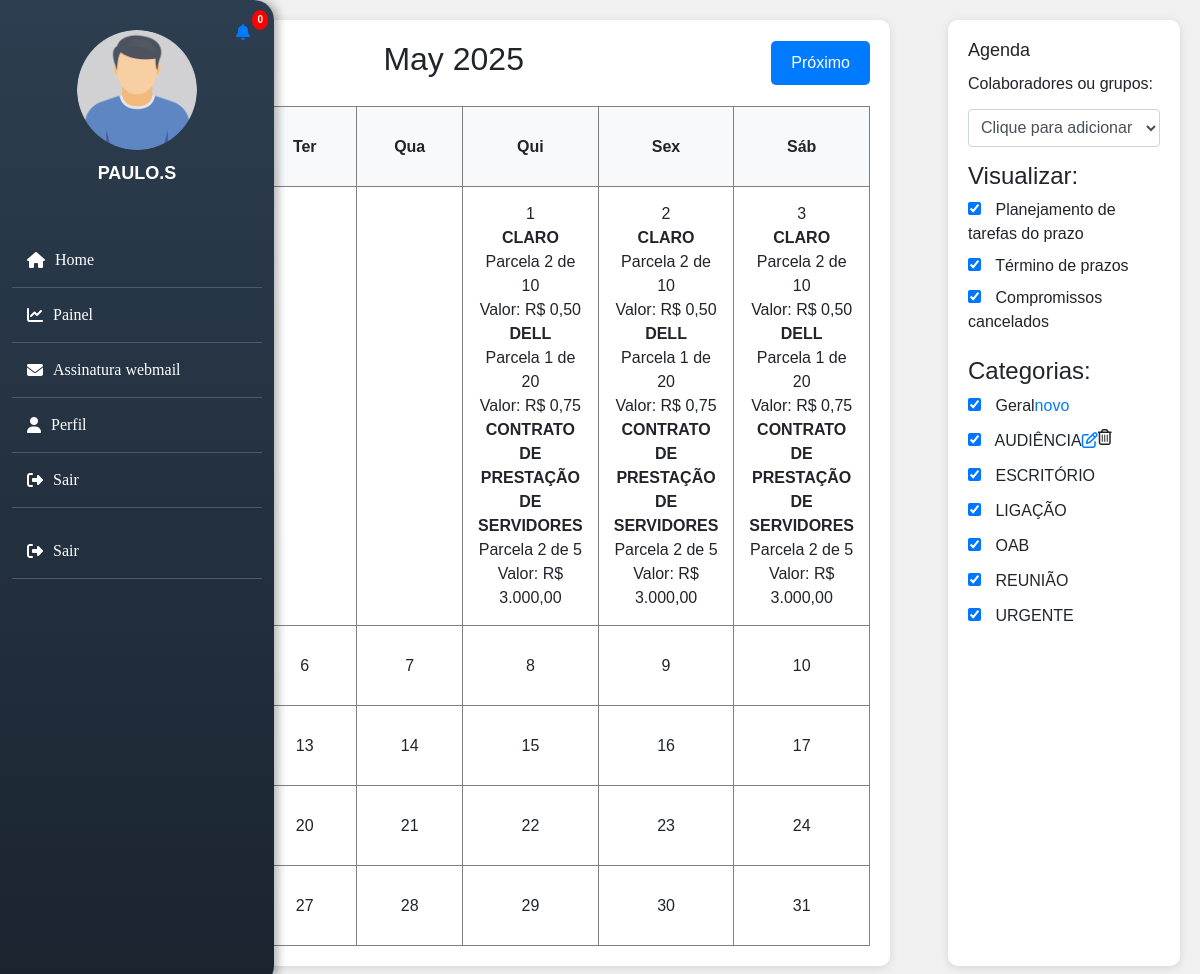
/calendar.php?month=5&year=2025 (signed in), run on an earlier commit of the app's database.
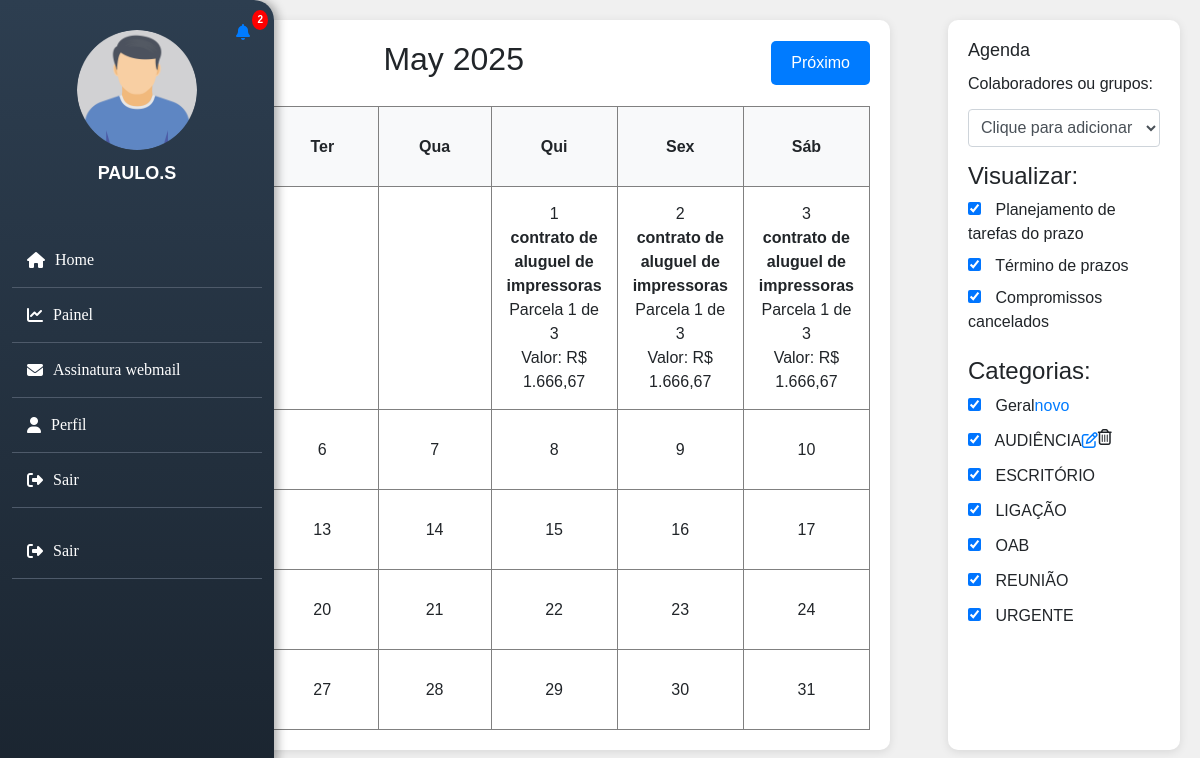
And on a later commit of the database.
### tables this page shows
CREATE TABLE `gestao_contratos` (
  `id` int(11) NOT NULL,
  `titulo` varchar(255) NOT NULL,
  `SEI` varchar(50) NOT NULL,
  `objeto` text NOT NULL,
  `gestor` varchar(255) NOT NULL,
  `gestorsb` varchar(255) NOT NULL,
  `fiscais` varchar(255) NOT NULL,
  `validade` date NOT NULL,
  `contatos` varchar(255) NOT NULL,
  `valor_contrato` decimal(15,2) NOT NULL,
  `valor_aditivo` decimal(15,2) DEFAULT NULL,
  `num_parcelas` int(11) DEFAULT NULL,
  `descricao` text NOT NULL,
  `situacao` enum('Ativo','Inativo','Encerrado') NOT NULL DEFAULT 'Ativo',
  `data_cadastro` timestamp NOT NULL DEFAULT current_timestamp()
);

### calendar.php (the view, shortened to what this page needs)
<?php
$currentMonth = isset($_GET['month']) ? $_GET['month'] : date("m");
$currentYear = isset($_GET['year']) ? $_GET['year'] : date("Y");
function gerarCalendario($month, $year, $pdo) {
    $daysInMonth = cal_days_in_month(CAL_GREGORIAN, $month, $year);
    $firstDayOfMonth = strtotime("$year-$month-01");
    $firstDayWeekday = date("w", $firstDayOfMonth);
    $calendar = '<table class="calendar-table" border="1">';
    $calendar .= '<tr>';
    $calendar .= '<th>Dom</th><th>Seg</th><th>Ter</th><th>Qua</th><th>Qui</th><th>Sex</th><th>Sáb</th>';
    $calendar .= '</tr><tr>';
    for ($i = 0; $i < $firstDayWeekday; $i++) {
        $calendar .= '<td></td>';
    }
    $day = 1;
    for ($i = $firstDayWeekday; $i < 7; $i++) {
        $calendar .= '<td>';
        $calendar .= "<span class='day-number'>$day</span>";
        $sql_parcelas = "SELECT titulo, valor_contrato AS valor, validade, num_parcelas FROM gestao_contratos
                         WHERE MONTH(validade) <= :mes AND YEAR(validade) <= :ano
                         AND num_parcelas > 0";
        $stmt_parcelas = $pdo->prepare($sql_parcelas);
        $stmt_parcelas->bindParam(':mes', $month);
        $stmt_parcelas->bindParam(':ano', $year);
        $stmt_parcelas->execute();
        $contratos = $stmt_parcelas->fetchAll(PDO::FETCH_ASSOC);
        foreach ($contratos as $contrato) {
            $validade = strtotime($contrato['validade']);
            $startMonth = date('m', $validade);
            $startYear = date('Y', $validade);
            $parcelamentoMes = (($year - $startYear) * 12) + ($month - $startMonth);
            if ($parcelamentoMes >= 0 && $parcelamentoMes < $contrato['num_parcelas']) {
                $parcelValue = $contrato['valor'] / $contrato['num_parcelas'];
                $calendar .= "<br><strong>" . $contrato['titulo'] . "</strong><br>Parcela $parcelamentoMes de " . $contrato['num_parcelas'] . "<br>Valor: R$ " . number_format($parcelValue, 2, ',', '.');
            }
        }
        $calendar .= '</td>';
        $day++;
    }
    $calendar .= '</tr>';
    while ($day <= $daysInMonth) {
        $calendar .= '<tr>';
        for ($i = 0; $i < 7; $i++) {
            if ($day <= $daysInMonth) {
                $calendar .= "<td><span class='day-number'>$day</span></td>";
                $day++;
            } else {
                $calendar .= '<td></td>';
            }
        }
        $calendar .= '</tr>';
    }
    $calendar .= '</table>';
    return $calendar;
}
function generateNavigation($currentMonth, $currentYear) {
    $previousMonth = $currentMonth == 1 ? 12 : $currentMonth - 1;
    $previousYear = $currentMonth == 1 ? $currentYear - 1 : $currentYear;
    $nextMonth = $currentMonth == 12 ? 1 : $currentMonth + 1;
    $nextYear = $currentMonth == 12 ? $currentYear + 1 : $currentYear;
    $prevMonthLink = "?month=$previousMonth&year=$previousYear";
    $nextMonthLink = "?month=$nextMonth&year=$nextYear";
    return [
        'prevMonthLink' => $prevMonthLink,
        'nextMonthLink' => $nextMonthLink
    ];
}
$navigation = generateNavigation($currentMonth, $currentYear);
include 'header.php';
?>
<!DOCTYPE html>
<html lang="pt-br">
<head>
    <link rel="stylesheet" href="https://cdnjs.cloudflare.com/ajax/libs/font-awesome/6.6.0/css/all.min.css">
    <link rel="stylesheet" href="./src/contratos/style/calendar.css">
</head>
<body>
<div class="calendar-container">
    <div class="calendar">
        <div class="calendar-header">
            <button id="prev-month" onclick="window.location.href='<?= $navigation['prevMonthLink'] ?>'">Anterior</button>
            <h2 id="month-year"><?= date("F Y", strtotime("$currentYear-$currentMonth-01")) ?></h2>
            <button id="next-month" onclick="window.location.href='<?= $navigation['nextMonthLink'] ?>'">Próximo</button>
        </div>
        <?= gerarCalendario($currentMonth, $currentYear, $pdo); ?>
    </div>
    <div class="sidebar">
        <h3>Agenda</h3>
        <div class="form-group">
            <label for="collaborators">Colaboradores ou grupos:</label>
            <select id="collaborators" class="form-control">
                <option value="">Clique para adicionar</option>
            </select>
        </div>
        <div class="form-group">
            <h4>Visualizar:</h4>
            <label>
                <input type="checkbox" id="task-planning" checked> Planejamento de tarefas do prazo
            </label><br>
            <label>
                <input type="checkbox" id="deadline-terms" checked> Término de prazos
            </label><br>
            <label>
                <input type="checkbox" id="canceled-commitments" checked> Compromissos cancelados
            </label><br>
        </div>
        <div class="form-group">
            <h4>Categorias:</h4>
            <div class="novo">
                <label>
                    <input type="checkbox" class="category" id="category-geral" checked> Geral
                </label><br>
                <a href="">novo</a>
            </div>
            <div class="novo">
                <label>
                    <input type="checkbox" class="category" id="category-audiencia" checked> AUDIÊNCIA
                </label><br>
                <a href=""><i class="fa-regular fa-pen-to-square"></i></a>
                <i class="fa-regular fa-trash-can"></i>
            </div>
            <div class="novo">
                <label>
                    <input type="checkbox" class="category" id="category-escritorio" checked> ESCRITÓRIO
                </label><br>
            </div>
            <label>
                <input type="checkbox" class="category" id="category-ligacao" checked> LIGAÇÃO
            </label><br>
            <label>
                <input type="checkbox" class="category" id="category-oab" checked> OAB
            </label><br>
            <label>
                <input type="checkbox" class="category" id="category-reuniao" checked> REUNIÃO
            </label><br>
            <label>
                <input type="checkbox" class="category" id="category-urgente" checked> URGENTE
            </label><br>
        </div>
    </div>
</div>
</body>
</html>

### header.php (shortened to what this page needs)
<?php
require_once 'bancoo.php';
try {
    $username = $_SESSION['username'];
    $setor = $_SESSION['setor'];
    $fotoBasePath = 'uploads/';
    $query = $pdo->prepare("SELECT foto FROM usuario WHERE username = :username");
    $query->bindParam(':username', $username, PDO::PARAM_STR);
    $query->execute();
    $result = $query->fetch(PDO::FETCH_ASSOC);
    $foto = (!empty($result['foto']) && file_exists($fotoBasePath . $result['foto']))
        ? $fotoBasePath . $result['foto']
        : $fotoBasePath . 'man.png';
    $menuItens = [];
    switch ($setor) {
            case 'financeiro':
                $menuItens = [
                    ['link' => 'homefinanceiro.php', 'nome' => 'Home', 'icon' => 'home'],
                    ['link' => 'painelfinanceiro.php', 'nome' => 'Painel', 'icon' => 'chart-line'],
                    ['link' => 'rh.php', 'nome' => 'Assinatura webmail', 'icon' => 'envelope'],
                    ['link' => 'perfil.php', 'nome' => 'Perfil', 'icon' => 'user'],
                    ['link' => 'sair.php', 'nome' => 'Sair', 'icon' => 'sign-out-alt'],
                ];
                break;
    }
} catch (PDOException $e) {
    die("Erro ao acessar as informações do usuário: " . $e->getMessage());
}
?>
<?php
$setor = $_SESSION['setor'];
$host = 'localhost';
$dbname = 'gm_sicbd';
$user = 'root';
$password = '';
try {
    $pdo = new PDO("mysql:host=$host;dbname=$dbname", $user, $password);
    $pdo->setAttribute(PDO::ATTR_ERRMODE, PDO::ERRMODE_EXCEPTION);
    if ($setor == 'administrador') {
        $query = "SELECT id, mensagem FROM notificacoes WHERE situacao = 'nao lida' ORDER BY data_criacao DESC";
        $stmt = $pdo->query($query);
        $notifications = $stmt->fetchAll(PDO::FETCH_ASSOC);
        $unreadCount = count($notifications);
    } elseif ($setor == 'estoque') {
        $query = "SELECT id, mensagem FROM notificacoes WHERE situacao = 'nao lida' AND (setor = 'estoque' OR setor = 'administrador') ORDER BY data_criacao DESC";
        $stmt = $pdo->query($query);
        $notifications = $stmt->fetchAll(PDO::FETCH_ASSOC);
        $unreadCount = count($notifications);
    } elseif ($setor == 'contratos') {
        $query = "SELECT id, mensagem FROM notificacoes WHERE situacao = 'nao lida' AND (setor = 'contratos' OR setor = 'administrador') ORDER BY data_criacao DESC";
        $stmt = $pdo->query($query);
        $notifications = $stmt->fetchAll(PDO::FETCH_ASSOC);
        $unreadCount = count($notifications);
    } elseif ($setor == 'financeiro') {
        $query = "SELECT id, mensagem FROM notificacoes WHERE situacao = 'nao lida' AND (setor = 'financeiro' OR setor = 'administrador') ORDER BY data_criacao DESC";
        $stmt = $pdo->query($query);
        $notifications = $stmt->fetchAll(PDO::FETCH_ASSOC);
        $unreadCount = count($notifications);
    } else {
        $unreadCount = 0;
        $notifications = [];
    }
} catch (PDOException $e) {
    echo "Erro ao conectar ao banco de dados: " . $e->getMessage();
}
?>
<!DOCTYPE html>
<html lang="pt-br">
<head>
    <link rel="stylesheet" href="src/style/lateral-menu.css">
    <link rel="stylesheet" href="https://stackpath.bootstrapcdn.com/bootstrap/4.5.2/css/bootstrap.min.css">
    <link rel="stylesheet" href="https://cdnjs.cloudflare.com/ajax/libs/font-awesome/5.15.3/css/all.min.css">
</head>
<body>
    <div class="wrapper">
        <nav id="sidebar" class="active">
            <li class="nav-item">
    <a class="nav-link" href="#" id="notificacaoLink" data-toggle="dropdown" aria-haspopup="true" aria-expanded="false">
        <i class="fa fa-bell"></i>
        <span class="badge badge-danger" id="notificationCount"><?= $unreadCount ?></span>
    </a>
</li>
            <div class="profile-section">
                <a href="#" data-toggle="modal" data-target="#perfilModal">
                    <img src="<?= htmlspecialchars(!empty($foto) ? $foto : '/default.png') ?>" alt="Perfil" class="rounded-circle">
                    <p><?= htmlspecialchars($username) ?></p>
                </a>
            </div>
            <ul class="list-unstyled components">
                <?php foreach ($menuItens as $item): ?>
                    <li>
                        <a href="<?= htmlspecialchars($item['link']) ?>">
                            <i class="fa fa-<?= htmlspecialchars($item['icon']) ?>"></i>
                            <span class="menu-text"><?= htmlspecialchars($item['nome']) ?></span>
                        </a>
                    </li>
                <?php endforeach; ?>
            </ul>
            <ul class="list-unstyled components">
                <li class="exit-btn">
                    <a href="sair.php" class="exit-btn-link">
                        <i class="fa fa-sign-out-alt exit-icon"></i>
                        <span>Sair</span>
                    </a>
                </li>
            </ul>
        </nav>
    </div>
</body>
</html>

### src/style/lateral-menu.css (style rules this page uses)
#sidebar { background: linear-gradient(180deg, #2d3e50, #1a242f); color: white; padding: 30px 12px; position: fixed; height: 100%; top: 0; left: 0; box-shadow: 4px 0 10px rgba(0, 0, 0, 0.3); display: flex; flex-direction: column; align-items: center; z-index: 1000; border-radius: 0px 20px 20px 0px; transition: width 0.5s ease, transform 0.3s ease-in-out; }
.nav-item { position: absolute; left: 220px; top: 13px; }
#sidebar .badge { position: absolute; top: -3px; right: -2px; background-color: #ff0000; color: white; padding: 5px; border-radius: 50%; font-size: 10px; z-index: 1060; }
#sidebar .profile-section, #sidebar .menu-item { width: 100%; text-align: center; overflow: hidden; white-space: normal; text-overflow: ellipsis; }
#sidebar .profile-section { margin-bottom: 30px; }
#sidebar .profile-section img { width: 120px; height: 120px; border-radius: 50%; margin-bottom: 10px; object-fit: cover; }
#sidebar .profile-section p { font-size: 18px; font-weight: bold; color: white; }
#sidebar .profile-section a { text-decoration: none; }
.list-unstyled { width: 250px; padding-left: 0; list-style: none; font-family: cursive; }
#sidebar .components li { padding: 10px; border-bottom: 1px solid #4e5a6a; transition: background-color 0.3s ease, padding-left 0.3s ease; }
#sidebar .components li a { color: white; text-decoration: none; display: flex; align-items: center; padding: 5px 5px; position: relative; border-radius: 5px; transition: padding-left 0.3s ease, background-color 0.3s ease; }
#sidebar .components li a i { margin-right: 10px; transition: transform 0.3s ease, color 0.3s ease; }
#sidebar .components li a span { transition: opacity 0.3s ease-in-out; }
.nav-item::marker { content: none; }

### src/contratos/style/calendar.css (style rules this page uses)
body { font-family: Arial, sans-serif; margin: 0; padding: 0; background-color: #f0f0f0; }
.calendar-container { display: flex; justify-content: space-between; padding: 20px; }
.calendar { width: 75%; background-color: white; border-radius: 10px; box-shadow: 0 2px 10px rgba(0, 0, 0, 0.1); padding: 20px; }
.sidebar { width: 20%; background-color: #fff; border-radius: 10px; box-shadow: 0 2px 10px rgba(0, 0, 0, 0.1); padding: 20px; margin-left: 20px; }
.calendar-header { display: flex; justify-content: space-between; align-items: center; }
.calendar-header button { padding: 10px 20px; background-color: #007bff; color: white; border: none; cursor: pointer; border-radius: 5px; }
.calendar-table { width: 100%; border-collapse: collapse; margin-top: 20px; }
.calendar-table th, .calendar-table td { padding: 15px; text-align: center; width: 14.28%; height: 80px; }
.calendar-table th { background-color: #f8f9fa; }
.calendar-table td { background-color: #ffffff; cursor: pointer; }
.novo { display: flex; }
.sidebar h3 { font-size: 18px; margin-bottom: 10px; }
.form-group { margin-bottom: 15px; }
input[type="checkbox"] { margin-right: 10px; }
select.form-control { width: 100%; padding: 8px; margin-top: 5px; }
.category { margin-bottom: 10px; }

What changed in the data, as far as the page shows it:
removed gestao_contratos: titulo "DELL", validade "1", num_parcelas "20", parcelValue "0,75"
removed gestao_contratos: titulo "CONTRATO DE PRESTAÇÃO DE SERVIDORES", validade "2", num_parcelas "5", parcelValue "3.000,00"
changed gestao_contratos: titulo "CLARO" → "contrato de aluguel de impressoras"; validade "2" → "1"; num_parcelas "10" → "3"; parcelValue "0,50" → "1.666,67"
Also different on the page:
$unreadCount: "0" → "2"
